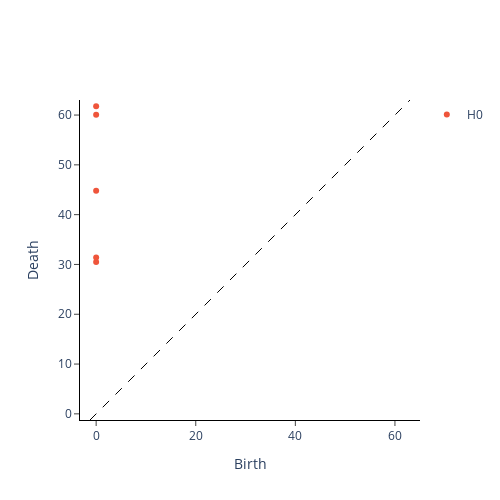

Source (notebook cell):
### Code cell
VR = VietorisRipsPersistence()
VR.plot(diagrams, sample=0)

### Figure 1 — Plotly figure (JSON) as saved in the notebook; plotly's stock layout.template omitted (floating-point values rounded to 4 significant figures)
{"data": [{"hoverinfo": "none", "line": {"color": "black", "dash": "dash", "width": 1}, "mode": "lines", "showlegend": false, "type": "scatter", "x": [-1.236, 63.02], "y": [-1.236, 63.02]}, {"hoverinfo": "text", "hovertext": ["(0.0, 30.478334426879883)", "(0.0, 31.37173080444336)", "(0.0, 44.81593704223633)", "(0.0, 60.03832244873047)", "(0.0, 61.78773880004883)"], "mode": "markers", "name": "H0", "type": "scatter", "x": [0, 0, 0, 0, 0], "y": [30.48, 31.37, 44.82, 60.04, 61.79]}, {"hoverinfo": "text", "hovertext": [], "mode": "markers", "name": "H1", "type": "scatter", "x": [], "y": []}, {"hoverinfo": "text", "hovertext": [], "mode": "markers", "name": "H2", "type": "scatter", "x": [], "y": []}], "layout": {"height": 500, "plot_bgcolor": "white", "width": 500, "xaxis": {"autorange": false, "exponentformat": "e", "linecolor": "black", "linewidth": 1, "mirror": false, "range": [-1.236, 63.02], "showexponent": "all", "showline": true, "side": "bottom", "ticks": "outside", "title": {"text": "Birth"}, "type": "linear", "zeroline": true}, "yaxis": {"autorange": false, "exponentformat": "e", "linecolor": "black", "linewidth": 1, "mirror": false, "range": [-1.236, 63.02], "scaleanchor": "x", "scaleratio": 1, "showexponent": "all", "showline": true, "side": "left", "ticks": "outside", "title": {"text": "Death"}, "type": "linear", "zeroline": true}}}
